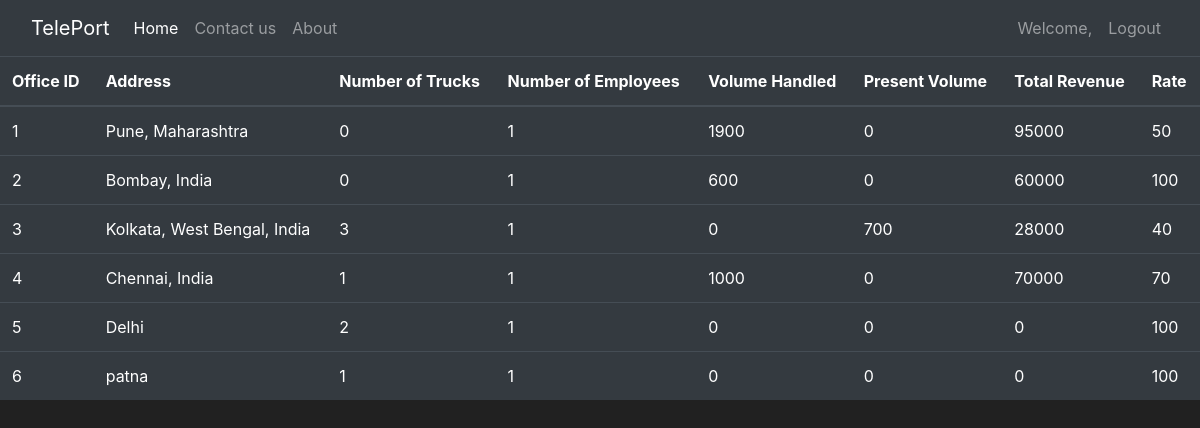
Page /view_branch_details on the committed database.
### TelePort/models.py (models this page shows, shortened)
class Office(db.Model):
    officeID = db.Column(db.Integer, primary_key=True)
    address = db.Column(db.String(1200), unique=False, nullable=False)
    phoneNumber = db.Column(db.String(120), unique=False)
    numTrucks = db.Column(db.Integer, unique=False,  default = 0)
    numEmployees = db.Column(db.Integer, unique=False,  default = 0)
    volumeHandled = db.Column(db.Integer, unique=False,  default = 0)
    presentVolume = db.Column(db.Integer, unique=False,  default = 0)
    revenue = db.Column(db.Integer, unique=False,  default = 0)
    idleWaitingTime = db.Column(db.Integer, unique=False,  default = 0)
    order_map = {}
    volume_map = {}
    total_orders = db.Column(db.String(1200), unique=False, default = "")
    rate = db.Column(db.Integer, unique=False,  nullable = False)

### TelePort/routes.py (the view)
@app.route('/view_branch_details', methods = ['GET', 'POST'])
def view_branch_details():
    offices = Office.query.all()
    print(len(offices))
    return render_template('view_branch_details.html', offices=offices)

### TelePort/templates/view_branch_details.html (shortened to what this page needs)
{% extends "base.html" %}
{% block content %}
<table class="table table-hover table-dark">
    <thead class = "thead-dark">
        <tr>
            <th scope="col">Office ID</th>
            <th scope="col">Address</th>
            <th scope="col">Number of Trucks</th>
            <th scope="col">Number of Employees</th>
            <th scope="col">Volume Handled</th>
            <th scope="col">Present Volume</th>
            <th scope="col">Total Revenue</th>
            <th scope="col">Rate</th>
        </tr>
    </thead>
    <tbody>
        {% for office in offices %}
            <tr>
                <td>{{office.officeID}}</td>
                <td>{{office.address}}</td>
                <td>{{office.numTrucks}}</td>
                <td>{{office.numEmployees}}</td>
                <td>{{office.volumeHandled}}</td>
                <td>{{office.presentVolume}}</td>
                <td>{{office.revenue}}</td>
                <td>{{office.rate}}</td>
            </tr>
        {%  endfor %}
    </tbody>
</table>
{% endblock %}

### TelePort/templates/base.html (shortened to what this page needs)
<!doctype html>
<html lang="en">
   <head>
      <link rel="stylesheet" href="https://cdn.jsdelivr.net/npm/bootstrap@4.5.3/dist/css/bootstrap.min.css">
   </head>
   <body>
    <nav class="navbar navbar-expand-md navbar-dark bg-dark">
        <div class="container-fluid">
          <a class="navbar-brand" href="/">TelePort</a>
          <div class="collapse navbar-collapse" id="navbarNav">
            <ul class="navbar-nav mr-auto">
              <li class="nav-item active">
                <a class="nav-link active" aria-current="page" href="/">Home</a>
              </li>
              <li class="nav-item">
                <a class="nav-link" href="{{ url_for('contact') }}">Contact us</a>
              </li>
              <li class="nav-item">
                <a class="nav-link" href="{{ url_for('about') }}">About</a>
            </ul>
            {% if session['name'] != "" %}
            <ul class = "navbar-nav">
              <li class = "nav-item">
                <a class = "nav-link">Welcome, {{ session['name'] }}</a>
              </li>
              <li class = "nav-item">
                <a class = "nav-link" href="{{ url_for('logout_page') }}">Logout</a>
              </li>
            {% endif %}
            </ul>
          </div>
        </div>
      </nav>
      {% block content %}
      {% endblock %}
   </body>
</html>

### TelePort/templates/base.html (style rules this page uses)
body { background-attachment: fixed; background-color: #212121; color: white; }

### rows in the picture
Office: officeID "1", address "Pune, Maharashtra", numTrucks "0", numEmployees "1", volumeHandled "1900", presentVolume "0", revenue "95000", rate "50"
Office: officeID "2", address "Bombay, India", numTrucks "0", numEmployees "1", volumeHandled "600", presentVolume "0", revenue "60000", rate "100"
Office: officeID "3", address "Kolkata, West Bengal, India", numTrucks "3", numEmployees "1", volumeHandled "0", presentVolume "700", revenue "28000", rate "40"
Office: officeID "4", address "Chennai, India", numTrucks "1", numEmployees "1", volumeHandled "1000", presentVolume "0", revenue "70000", rate "70"
Office: officeID "5", address "Delhi", numTrucks "2", numEmployees "1", volumeHandled "0", presentVolume "0", revenue "0", rate "100"
Office: officeID "6", address "patna", numTrucks "1", numEmployees "1", volumeHandled "0", presentVolume "0", revenue "0", rate "100"
